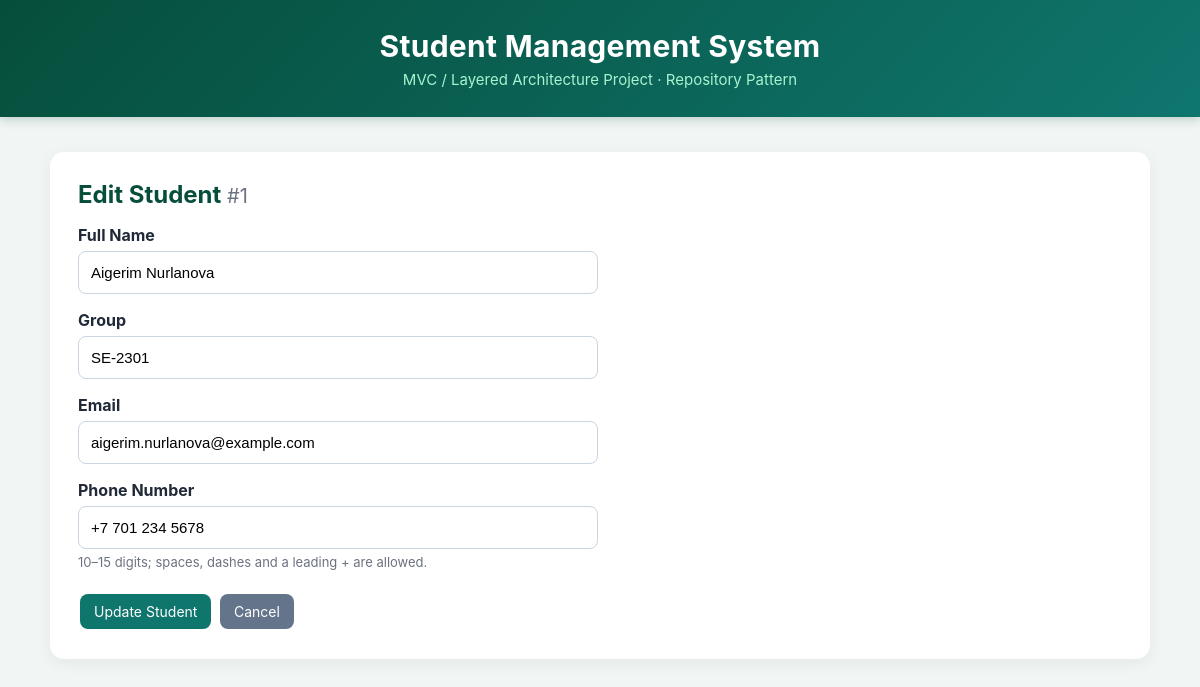
Screenshot of /edit/1 with the database file from the repository.
### tables this page shows
CREATE TABLE students (
            id INTEGER PRIMARY KEY AUTOINCREMENT,
            name TEXT NOT NULL,
            student_group TEXT NOT NULL,
            email TEXT NOT NULL,
            phone TEXT NOT NULL DEFAULT ''
        );

### controllers/student_controller.py (the view, shortened to what this page needs)
@student_bp.route(
    "/edit/<int:student_id>",
    methods=["GET", "POST"]
)
def edit_student(student_id):
    student = service.get_student_by_id(student_id)
    if student is None:
        abort(404)
    return render_template(
        "edit_student.html",
        student=student
    )

### database.py (called while the page is built)
def get_connection():
    connection = sqlite3.connect(DATABASE)
    connection.row_factory = sqlite3.Row
    return connection

### models/student.py (called while the page is built)
    @classmethod
    def from_row(cls, row):
        if row is None:
            return None
        keys = row.keys()
        return cls(
            id=row["id"],
            name=row["name"],
            group=row["student_group"],
            email=row["email"],
            phone=row["phone"] if "phone" in keys else "",
        )

### repositories/student_repository.py (called while the page is built)
    def get_student_by_id(self, student_id):
        connection = get_connection()
        row = connection.execute(
            "SELECT * FROM students WHERE id = ?",
            (student_id,)
        ).fetchone()
        connection.close()
        return Student.from_row(row)

### services/student_service.py (called while the page is built)
    def get_student_by_id(self, student_id):
        return self.repository.get_student_by_id(student_id)

### templates/edit_student.html
{% extends "base.html" %}
{% block content %}
<h2>Edit Student <span class="muted">#{{ student.id }}</span></h2>
<form method="POST" class="student-form">
    <label for="name">Full Name</label>
    <input type="text" id="name"
           name="name"
           value="{{ request.form.get('name', student.name) }}"
           required>
    <label for="group">Group</label>
    <input type="text" id="group"
           name="group"
           value="{{ request.form.get('group', student.group) }}"
           required>
    <label for="email">Email</label>
    <input type="email" id="email"
           name="email"
           value="{{ request.form.get('email', student.email) }}"
           required>
    <label for="phone">Phone Number</label>
    <input type="tel" id="phone"
           name="phone"
           value="{{ request.form.get('phone', student.phone) }}"
           placeholder="+7 701 234 5678"
           required>
    <small class="hint">10–15 digits; spaces, dashes and a leading + are allowed.</small>
    <div class="form-actions">
        <button type="submit" class="btn btn-primary">
            Update Student
        </button>
        <a href="{{ url_for('student.students') }}"
           class="btn btn-secondary">
            Cancel
        </a>
    </div>
</form>
{% endblock %}

### static/style.css (style rules this page uses)
* { box-sizing: border-box; }
body { font-family: -apple-system, BlinkMacSystemFont, "Segoe UI", Roboto, Arial, sans-serif; margin: 0; background: #f1f5f4; color: #1f2937; }
h2 { margin: 0 0 4px; color: #064e3b; }
.muted { color: #6b7280; font-weight: normal; margin: 0; font-size: 14px; }
h2 .muted { font-size: 20px; }
.btn { display: inline-block; padding: 9px 14px; border: none; border-radius: 8px; text-decoration: none; color: white; cursor: pointer; font-size: 14px; margin: 2px; font-family: inherit; }
.btn-primary { background: #0f766e; }
.btn-secondary { background: #64748b; }
.student-form { max-width: 520px; }
.student-form label { display: block; font-weight: bold; margin-top: 16px; margin-bottom: 6px; }
.student-form input { width: 100%; padding: 12px; border: 1px solid #cbd5e1; border-radius: 8px; font-size: 15px; }
.hint { display: block; color: #6b7280; margin-top: 5px; font-size: 13px; }
.form-actions { margin-top: 22px; }

### rows the page displays
students: id "1", name "Aigerim Nurlanova", group "SE-2301", email "aigerim.nurlanova@example.com", phone "+7 701 234 5678"
